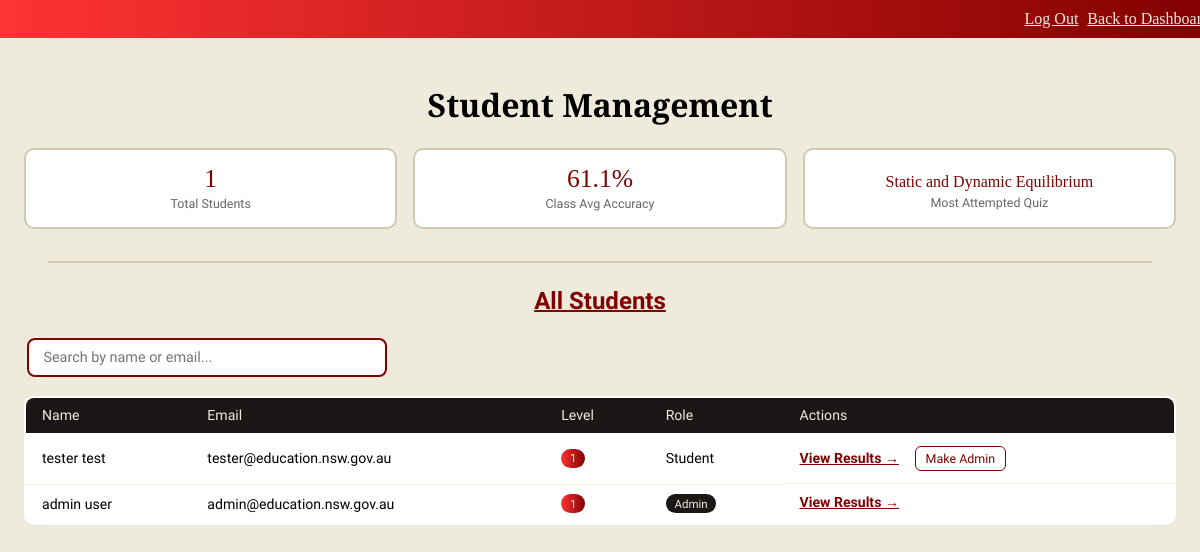
The app's page /usermanagement (signed in) with its own data.
### tables this page shows
CREATE TABLE users (id INTEGER primary key AUTOINCREMENT,
                                            first_name VARCHAR(50) NOT NULL, 
                                            last_name VARCHAR(50) NOT NULL, 
                                            email VARCHAR(50) UNIQUE NOT NULL, 
                                            password VARCHAR(50) NOT NULL,
                                            level INTEGER DEFAULT 1,
                                            is_admin BOOLEAN DEFAULT FALSE);

### app.py (the view)
@app.route("/usermanagement")
def user_management():
    if not session.get('is_admin'):
        return redirect(url_for('login'))
    login_conn = sqlite3.connect('database/LoginData.db')
    login_cursor = login_conn.cursor()
    users = login_cursor.execute(
        "SELECT first_name, last_name, email, is_admin, id, level FROM users ORDER BY last_name"
    ).fetchall()
    total_students = login_cursor.execute(
        "SELECT COUNT(*) FROM users WHERE is_admin = 0").fetchone()[0]
    class_avg = login_cursor.execute(
        "SELECT ROUND(AVG(accuracy),1) FROM results").fetchone()[0] or 0
    login_conn.close()
    q_conn = sqlite3.connect('database/Questions.db')
    q_cursor = q_conn.cursor()
    login_conn2 = sqlite3.connect('database/LoginData.db')
    login_cursor2 = login_conn2.cursor()
    top_quiz_row = login_cursor2.execute(
        "SELECT quiz_id, COUNT(*) as cnt FROM results GROUP BY quiz_id ORDER BY cnt DESC LIMIT 1"
    ).fetchone()
    top_quiz_name = ''
    if top_quiz_row:
        q = q_cursor.execute('SELECT name FROM quizzes WHERE id=?', (top_quiz_row[0],)).fetchone()
        top_quiz_name = q[0] if q else 'Unknown'
    q_conn.close()
    login_conn2.close()
    return render_template("studentManagement.html",
        users=users, total_students=total_students,
        class_avg=class_avg, top_quiz_name=top_quiz_name)

### templates/studentManagement.html (shortened to what this page needs)
<!DOCTYPE html>
<html lang="en">
<head>
    <link rel="stylesheet" type="text/css" href="{{ url_for('static', filename='main.css') }}">
</head>
<body>
    <div class="banner">
        <div class="banner-content">
            <a href="{{ url_for('logout') }}">Log Out</a>
            <a href="{{ url_for('teacher_home') }}">Back to Dashboard</a>
        </div>
    </div>
    <div class="page-wrap">
        <h1>Student Management</h1>
        <div class="stats-bar">
            <div class="stat-card">
                <div class="stat-value">{{ total_students }}</div>
                <div class="stat-label">Total Students</div>
            </div>
            <div class="stat-card">
                <div class="stat-value">{{ class_avg }}%</div>
                <div class="stat-label">Class Avg Accuracy</div>
            </div>
            <div class="stat-card">
                <div class="stat-value" style="font-size:1rem;padding-top:0.4rem;">{{ top_quiz_name or '—' }}</div>
                <div class="stat-label">Most Attempted Quiz</div>
            </div>
        </div>
        <hr class="divider">
        <h2>All Students</h2>
        <div class="search-wrap">
            <input type="text" id="searchInput" placeholder="Search by name or email..."
                   onkeyup="filterTable()">
        </div>
        <table class="data-table" id="studentTable">
            <thead>
                <tr>
                    <th>Name</th>
                    <th>Email</th>
                    <th>Level</th>
                    <th>Role</th>
                    <th>Actions</th>
                </tr>
            </thead>
            <tbody>
            {% for u in users %}
            <tr>
                <td>{{ u[0] }} {{ u[1] }}</td>
                <td>{{ u[2] }}</td>
                <td><span class="level-badge">{{ u[5] if u[5] else 1 }}</span></td>
                <td>
                    {% if u[3] == 1 %}
                    <span class="admin-badge">Admin</span>
                    {% else %}
                    Student
                    {% endif %}
                </td>
                <td style="display:flex;gap:0.5rem;align-items:center;">
                    <a href="{{ url_for('student_detail', user_id=u[4]) }}" class="tbl-link">View Results →</a>
                    {% if u[3] == 0 %}
                    <a href="{{ url_for('make_admin', email=u[2]) }}">
                        <button class="make-admin-btn">Make Admin</button>
                    </a>
                    {% endif %}
                </td>
            </tr>
            {% endfor %}
            </tbody>
        </table>
    </div>
</body>
</html>

### static/main.css (style rules this page uses)
body { background-color: #eeebdd; font-family: Metamorphous; margin: 0; padding: 0; }
div { display: block; align-content: center; }
.banner { background-image: linear-gradient(to right, #Ff3333, #810000); font-family: Cinzel Decorative; text-align: right; padding: 10px; position: sticky; width: 100%; margin-bottom: 0px; }
a { color: #EEEBDD; text-decoration: underline; padding-left: 5px; }
h2 { text-decoration: underline; text-decoration-thickness: 2px; text-align: center; color: #810000; }
h1 { text-align: center; font-family: Cinzel Decorative; }
input { padding: 5px; background-color: white; font-family: Macondo; border-radius: 10px; border: 2px solid #810000; color: #1b1717; margin: 3px; }
button { background-color: #810000; font-family: Macondo; border-radius: 8px; border-color: #810000; color: #EEEBDD; padding: 8px; margin: 3px; }

### templates/studentManagement.html (style rules this page uses)
.divider { border: none; border-top: 2px solid #d4c9b0; margin: 0.5rem 1.5rem 1.5rem; }
.page-wrap { padding: 1.5rem; }
.stats-bar { display: grid; grid-template-columns: repeat(auto-fit, minmax(160px, 1fr)); gap: 1rem; margin-bottom: 2rem; }
.stat-card { background: white; border: 2px solid #d4c9b0; border-radius: 10px; padding: 1rem; text-align: center; }
.stat-value { font-family: Cinzel Decorative; font-size: 1.6rem; color: #810000; line-height: 1; margin-bottom: 0.3rem; }
.stat-label { font-size: 0.78rem; color: #666; }
.data-table { width: 100%; border-collapse: collapse; font-size: 0.88rem; background: white; border-radius: 10px; overflow: hidden; border: 2px solid #d4c9b0; }
.data-table th { background: #1b1717; color: #eeebdd; font-family: Metamorphous; padding: 0.6rem 1rem; text-align: left; font-weight: normal; }
.data-table td { padding: 0.6rem 1rem; border-bottom: 1px solid #eeebdd; }
.data-table tr:last-child td { border-bottom: none; }
.admin-badge { display: inline-block; background: #1b1717; color: #eeebdd; font-size: 0.72rem; padding: 0.15rem 0.55rem; border-radius: 10px; font-family: Metamorphous; }
.level-badge { display: inline-block; background: linear-gradient(to right, #FF3333, #810000); color: #eeebdd; font-size: 0.72rem; padding: 0.15rem 0.55rem; border-radius: 10px; font-family: Metamorphous; }
.tbl-link { color: #810000; font-weight: bold; text-decoration: underline; padding: 0; }
.make-admin-btn { background: none; border: 1px solid #810000; color: #810000; font-family: Metamorphous; font-size: 0.78rem; padding: 0.25rem 0.6rem; border-radius: 6px; cursor: pointer; }
.search-wrap { margin-bottom: 1rem; }
.search-wrap input { width: 100%; max-width: 360px; padding: 0.55rem 0.9rem; border: 2px solid #810000; border-radius: 8px; font-family: Metamorphous; font-size: 0.9rem; background: white; box-sizing: border-box; }

### records on screen
users: first_name "tester", last_name "test", email "tester@education.nsw.gov.au", level "1", is_admin "Student"
users: first_name "admin", last_name "user", email "admin@education.nsw.gov.au", level "1", is_admin "Admin"

### other values on screen
{{ total_students }} "1"
{{ class_avg }} "61.1"
{{ top_quiz_name or '—' }} "Static and Dynamic Equilibrium"
